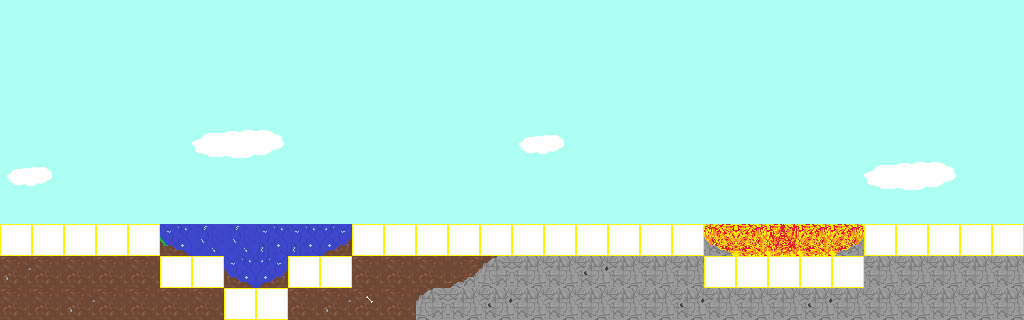

Below is a game level as drawn by its tile map, then a one-line description and the .tmx file that defines it, in full:
An orthogonal 32x10 tile map with 32x32 px tiles, 2 tile layers (Map Layer, Collision Layer).

<map version="1.9" tiledversion="1.9.2" orientation="orthogonal" renderorder="right-down" width="32" height="10" tilewidth="32" tileheight="32" infinite="0" nextlayerid="3" nextobjectid="1">
 <tileset firstgid="1" source="new_tilemap.tsx" />
 <layer id="1" name="Map Layer" width="32" height="10">
  <data encoding="csv">
36,36,36,36,36,36,36,36,36,36,36,36,36,36,36,36,36,36,36,36,36,36,36,36,36,36,36,36,36,36,36,36,
36,36,36,36,36,36,36,36,36,36,36,36,36,36,36,36,36,36,36,36,36,36,36,36,36,36,36,36,36,36,36,36,
36,36,36,36,36,36,36,36,36,36,36,36,36,36,36,36,36,36,36,36,36,36,36,36,36,36,36,36,36,36,36,36,
36,36,36,36,36,36,36,36,36,36,36,36,36,36,36,36,36,36,36,36,36,36,36,36,36,36,36,36,36,36,36,36,
36,36,36,36,36,36,33,34,35,36,36,36,36,36,36,36,31,32,36,36,36,36,36,36,36,36,36,36,36,36,36,36,
31,32,36,36,36,36,36,36,36,36,36,36,36,36,36,36,36,36,36,36,36,36,36,36,36,36,36,33,34,35,36,36,
36,36,36,36,36,36,36,36,36,36,36,36,36,36,36,36,36,36,36,36,36,36,36,36,36,36,36,36,36,36,36,36,
3,2,2,4,5,6,12,12,11,11,17,18,9,10,9,10,25,26,14,13,14,27,28,21,22,21,29,30,14,13,23,24,
9,10,10,10,10,9,15,16,17,18,10,10,10,10,25,26,14,14,13,14,14,14,14,14,14,14,14,14,14,14,14,14,
10,10,9,10,10,10,10,10,20,10,9,19,10,26,14,13,14,14,14,14,14,13,14,14,14,13,14,14,14,14,14,14
</data>
 </layer>
 <layer id="2" name="Collision Layer" width="32" height="10">
  <data encoding="csv">
0,0,0,0,0,0,0,0,0,0,0,0,0,0,0,0,0,0,0,0,0,0,0,0,0,0,0,0,0,0,0,0,
0,0,0,0,0,0,0,0,0,0,0,0,0,0,0,0,0,0,0,0,0,0,0,0,0,0,0,0,0,0,0,0,
0,0,0,0,0,0,0,0,0,0,0,0,0,0,0,0,0,0,0,0,0,0,0,0,0,0,0,0,0,0,0,0,
0,0,0,0,0,0,0,0,0,0,0,0,0,0,0,0,0,0,0,0,0,0,0,0,0,0,0,0,0,0,0,0,
0,0,0,0,0,0,0,0,0,0,0,0,0,0,0,0,0,0,0,0,0,0,0,0,0,0,0,0,0,0,0,0,
0,0,0,0,0,0,0,0,0,0,0,0,0,0,0,0,0,0,0,0,0,0,0,0,0,0,0,0,0,0,0,0,
0,0,0,0,0,0,0,0,0,0,0,0,0,0,0,0,0,0,0,0,0,0,0,0,0,0,0,0,0,0,0,0,
40,40,40,40,40,0,0,0,0,0,0,40,40,40,40,40,40,40,40,40,40,40,0,0,0,0,0,40,40,40,40,40,
0,0,0,0,0,40,40,0,0,40,40,0,0,0,0,0,0,0,0,0,0,0,40,40,40,40,40,0,0,0,0,0,
0,0,0,0,0,0,0,40,40,0,0,0,0,0,0,0,0,0,0,0,0,0,0,0,0,0,0,0,0,0,0,0
</data>
 </layer>
</map>